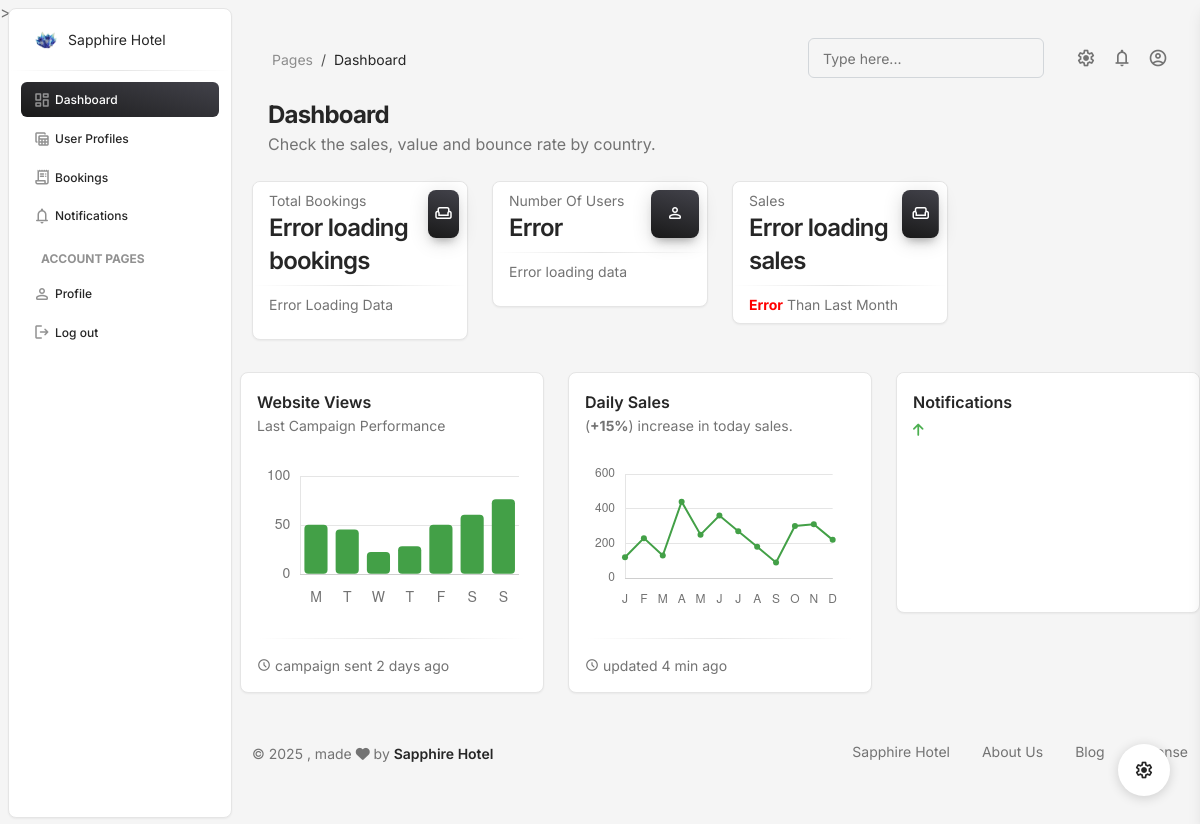
The app's page /frontend/material-dashboard-master/pages/dashboard.php (signed in), older data.
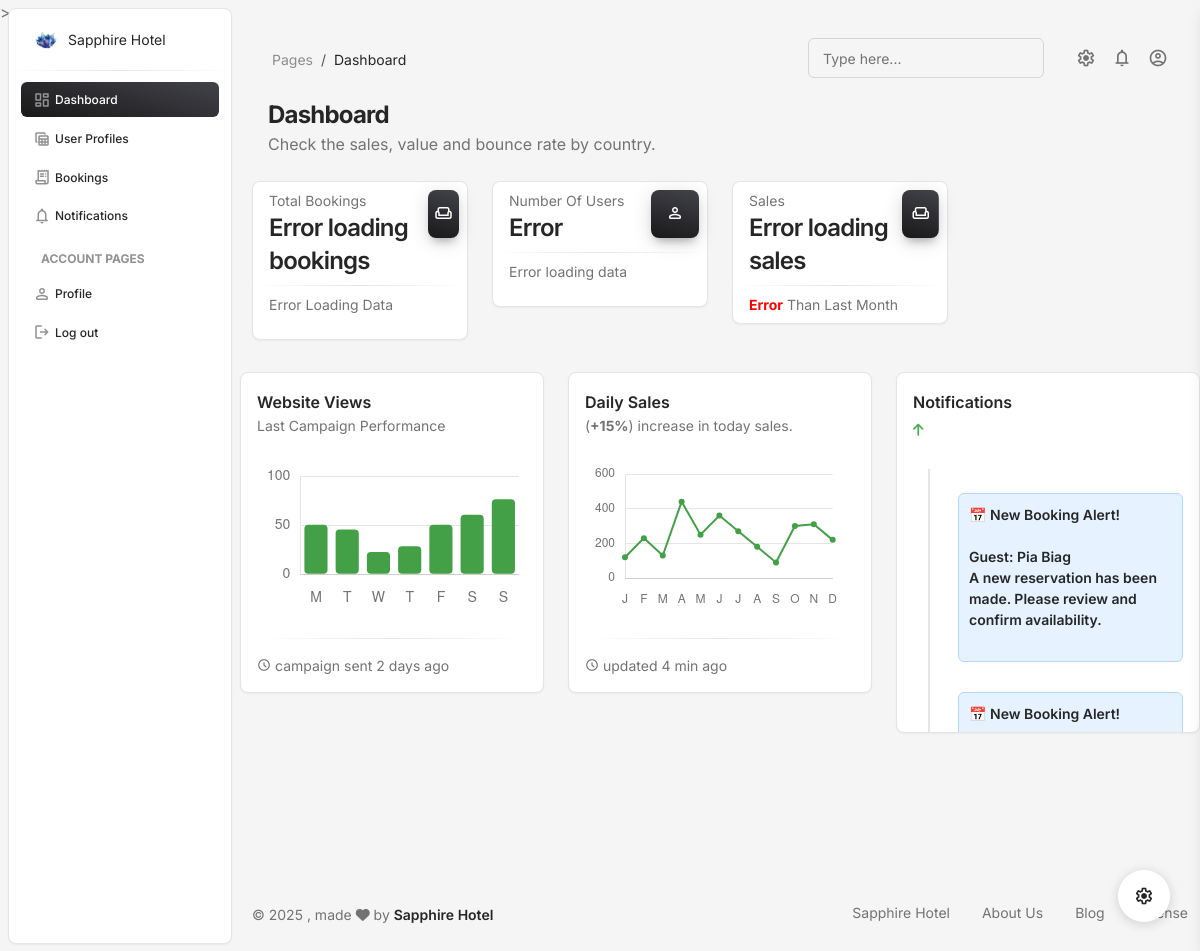
The same page, newer data.
### tables this page shows
CREATE TABLE `notifications` (
  `notification_id` int(11) NOT NULL,
  `user_id` int(11) NOT NULL,
  `title` varchar(255) NOT NULL,
  `message` text NOT NULL,
  `type` enum('booking','general') NOT NULL,
  `created_at` timestamp NOT NULL DEFAULT current_timestamp(),
  `name` varchar(100) NOT NULL,
  `room_type` varchar(255) DEFAULT NULL
);

### frontend/material-dashboard-master/pages/dashboard.php (the view, shortened to what the changed rows need)
<?php
$servername = "localhost";
$username = "root";
$password = "";
$dbname = "sapphire_hotel";
$conn = new mysqli($servername, $username, $password, $dbname);
$sql = "SELECT * FROM notifications";
$result = $conn->query($sql);
$notifications = [];
if ($result->num_rows > 0) {
    while($row = $result->fetch_assoc()) {
        $notifications[] = $row;
    }
} else {
    $notifications = [];
}
?>>
<!DOCTYPE html>
<html lang="en">
  <head>
    <link href="../assets/css/nucleo-icons.css" rel="stylesheet" />
    <link href="../assets/css/nucleo-svg.css" rel="stylesheet" />
    <link
      id="pagestyle"
      href="../assets/css/material-dashboard.css?v=3.2.0"
      rel="stylesheet"
    />
  </head>
  <body class="g-sidenav-show bg-gray-100">
    <main
      class="main-content position-relative max-height-vh-100 h-100 border-radius-lg"
    >
        <div class="row">
        <div class="col-lg-4 col-md-6 mt-4 mb-4">
          <div class="card h-75">
            <div class="card-body p-3" style="max-height: 400px; overflow-y: auto;">
              <div class="timeline timeline-one-side">
                <?php foreach ($notifications as $notification): ?>
                  <?php
                      $formatted_message = "📅 New Booking Alert!\n\n";
                      $formatted_message .= "Guest: " . $notification['name'] . "\n";
                      $formatted_message .= "A new reservation has been made. Please review and confirm availability.\n\n";
                      $alertClass = match ($notification['type']) {
                          'booking' => '',
                          'cancel' => 'danger',
                          'update' => 'warning',
                          default => 'info',
                      };
                  ?>
                  <div class="timeline-item">
                    <div class="timeline-time">
                      <span class="badge bg-<?php echo $alertClass; ?>">
                      </span>
                    </div>
                    <div class="timeline-content" style="background-color: #e6f2ff; border: 1px solid #b3d8ff; border-radius: 6px; padding: 10px; margin-top: 5px;">
                      <h5 class="text-sm text-dark mb-0" style="font-size: 0.875rem;"><?php echo nl2br($formatted_message); ?></h5>
                    </div>
                  </div>
                <?php endforeach; ?>
              </div>
            </div>
          </div>
        </div>
            </div>
    </main>
  </body>
</html>

Row changes from the older to the newer data that the page shows:
added notifications: name "📅 New Booking Alert! Guest: Pia Biag A new reservation has been made. Please review and confirm availability."
added notifications: name "📅 New Booking Alert!"
